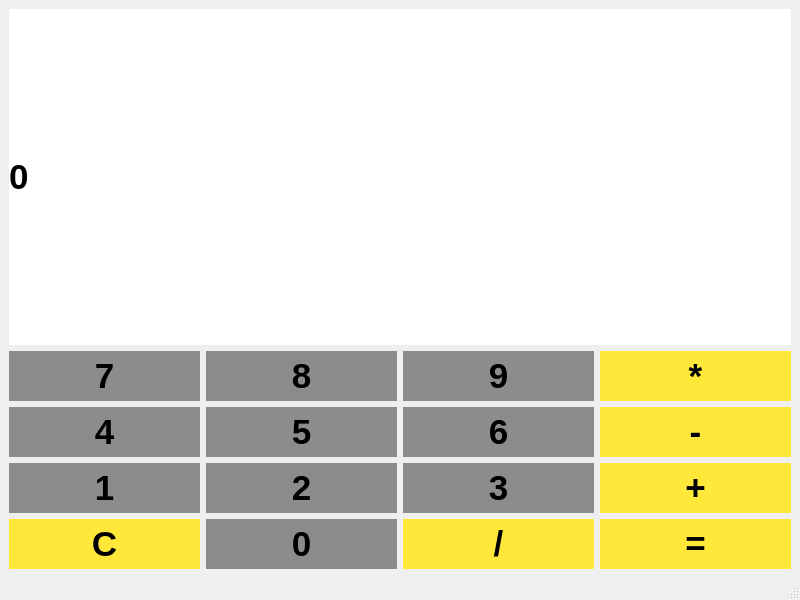
<?xml version="1.0" encoding="UTF-8"?>
<ui version="4.0">
 <class>MainWindow</class>
 <widget class="QMainWindow" name="MainWindow">
  <property name="geometry">
   <rect>
    <x>0</x>
    <y>0</y>
    <width>800</width>
    <height>600</height>
   </rect>
  </property>
  <property name="sizePolicy">
   <sizepolicy hsizetype="Preferred" vsizetype="Expanding">
    <horstretch>0</horstretch>
    <verstretch>0</verstretch>
   </sizepolicy>
  </property>
  <property name="windowTitle">
   <string>MainWindow</string>
  </property>
  <widget class="QWidget" name="centralwidget">
   <layout class="QGridLayout" name="gridLayout">
    <item row="3" column="2">
     <widget class="QPushButton" name="pushButton6">
      <property name="font">
       <font>
        <pointsize>26</pointsize>
        <weight>75</weight>
        <bold>true</bold>
       </font>
      </property>
      <property name="styleSheet">
       <string notr="true">padding:5px;
background-color: rgb(140, 140, 140);
border:1px gray color;</string>
      </property>
      <property name="text">
       <string>6</string>
      </property>
     </widget>
    </item>
    <item row="5" column="1">
     <widget class="QPushButton" name="pushButton0">
      <property name="font">
       <font>
        <pointsize>26</pointsize>
        <weight>75</weight>
        <bold>true</bold>
       </font>
      </property>
      <property name="styleSheet">
       <string notr="true">padding:5px;
background-color: rgb(140, 140, 140);
border:1px gray color;</string>
      </property>
      <property name="text">
       <string>0</string>
      </property>
     </widget>
    </item>
    <item row="4" column="1">
     <widget class="QPushButton" name="pushButton2">
      <property name="font">
       <font>
        <pointsize>26</pointsize>
        <weight>75</weight>
        <bold>true</bold>
       </font>
      </property>
      <property name="styleSheet">
       <string notr="true">padding:5px;
background-color: rgb(140, 140, 140);
border:1px gray color;</string>
      </property>
      <property name="text">
       <string>2</string>
      </property>
     </widget>
    </item>
    <item row="4" column="2">
     <widget class="QPushButton" name="pushButton3">
      <property name="font">
       <font>
        <pointsize>26</pointsize>
        <weight>75</weight>
        <bold>true</bold>
       </font>
      </property>
      <property name="styleSheet">
       <string notr="true">padding:5px;
background-color: rgb(140, 140, 140);
border:1px gray color;</string>
      </property>
      <property name="text">
       <string>3</string>
      </property>
     </widget>
    </item>
    <item row="4" column="0">
     <widget class="QPushButton" name="pushButton1">
      <property name="font">
       <font>
        <pointsize>26</pointsize>
        <weight>75</weight>
        <bold>true</bold>
       </font>
      </property>
      <property name="styleSheet">
       <string notr="true">padding:5px;
background-color: rgb(140, 140, 140);
border:1px gray color;</string>
      </property>
      <property name="text">
       <string>1</string>
      </property>
     </widget>
    </item>
    <item row="2" column="3">
     <widget class="QPushButton" name="pushButtonMul">
      <property name="font">
       <font>
        <pointsize>26</pointsize>
        <weight>75</weight>
        <bold>true</bold>
       </font>
      </property>
      <property name="styleSheet">
       <string notr="true">padding:5px;
background-color: rgb(255, 232, 58);
border:1px gray color;</string>
      </property>
      <property name="text">
       <string>*</string>
      </property>
     </widget>
    </item>
    <item row="5" column="0">
     <widget class="QPushButton" name="pushButtonC">
      <property name="font">
       <font>
        <pointsize>26</pointsize>
        <weight>75</weight>
        <bold>true</bold>
       </font>
      </property>
      <property name="styleSheet">
       <string notr="true">padding:5px;
background-color: rgb(255, 232, 58);
border:1px gray color;</string>
      </property>
      <property name="text">
       <string>C</string>
      </property>
     </widget>
    </item>
    <item row="4" column="3">
     <widget class="QPushButton" name="pushButtonAdd">
      <property name="font">
       <font>
        <pointsize>26</pointsize>
        <weight>75</weight>
        <bold>true</bold>
       </font>
      </property>
      <property name="styleSheet">
       <string notr="true">padding:5px;
background-color: rgb(255, 232, 58);
border:1px gray color;</string>
      </property>
      <property name="text">
       <string>+</string>
      </property>
     </widget>
    </item>
    <item row="2" column="0">
     <widget class="QPushButton" name="pushButton7">
      <property name="font">
       <font>
        <pointsize>26</pointsize>
        <weight>75</weight>
        <bold>true</bold>
       </font>
      </property>
      <property name="styleSheet">
       <string notr="true">padding:5px;
background-color: rgb(140, 140, 140);
border:1px gray color;</string>
      </property>
      <property name="text">
       <string>7</string>
      </property>
     </widget>
    </item>
    <item row="5" column="2">
     <widget class="QPushButton" name="pushButtonDiv">
      <property name="font">
       <font>
        <pointsize>26</pointsize>
        <weight>75</weight>
        <bold>true</bold>
       </font>
      </property>
      <property name="styleSheet">
       <string notr="true">padding:5px;
background-color: rgb(255, 232, 58);
border:1px gray color;</string>
      </property>
      <property name="text">
       <string>/</string>
      </property>
     </widget>
    </item>
    <item row="3" column="1">
     <widget class="QPushButton" name="pushButton5">
      <property name="font">
       <font>
        <pointsize>26</pointsize>
        <weight>75</weight>
        <bold>true</bold>
       </font>
      </property>
      <property name="styleSheet">
       <string notr="true">padding:5px;
background-color: rgb(140, 140, 140);
border:1px gray color;</string>
      </property>
      <property name="text">
       <string>5</string>
      </property>
     </widget>
    </item>
    <item row="2" column="2">
     <widget class="QPushButton" name="pushButton9">
      <property name="font">
       <font>
        <pointsize>26</pointsize>
        <weight>75</weight>
        <bold>true</bold>
       </font>
      </property>
      <property name="styleSheet">
       <string notr="true">padding:5px;
background-color: rgb(140, 140, 140);
border:1px gray color;</string>
      </property>
      <property name="text">
       <string>9</string>
      </property>
     </widget>
    </item>
    <item row="3" column="3">
     <widget class="QPushButton" name="pushButtonSub">
      <property name="font">
       <font>
        <pointsize>26</pointsize>
        <weight>75</weight>
        <bold>true</bold>
       </font>
      </property>
      <property name="styleSheet">
       <string notr="true">padding:5px;
background-color: rgb(255, 232, 58);
border:1px gray color;</string>
      </property>
      <property name="text">
       <string>-</string>
      </property>
     </widget>
    </item>
    <item row="3" column="0">
     <widget class="QPushButton" name="pushButton4">
      <property name="font">
       <font>
        <pointsize>26</pointsize>
        <weight>75</weight>
        <bold>true</bold>
       </font>
      </property>
      <property name="styleSheet">
       <string notr="true">padding:5px;
background-color: rgb(140, 140, 140);
border:1px gray color;</string>
      </property>
      <property name="text">
       <string>4</string>
      </property>
     </widget>
    </item>
    <item row="2" column="1">
     <widget class="QPushButton" name="pushButton8">
      <property name="font">
       <font>
        <pointsize>26</pointsize>
        <weight>75</weight>
        <bold>true</bold>
       </font>
      </property>
      <property name="styleSheet">
       <string notr="true">padding:5px;
background-color: rgb(140, 140, 140);
border:1px gray color;</string>
      </property>
      <property name="text">
       <string>8</string>
      </property>
     </widget>
    </item>
    <item row="5" column="3">
     <widget class="QPushButton" name="pushButtonEqual">
      <property name="font">
       <font>
        <pointsize>26</pointsize>
        <weight>75</weight>
        <bold>true</bold>
       </font>
      </property>
      <property name="styleSheet">
       <string notr="true">padding:5px;
background-color: rgb(255, 232, 58);
border:1px gray color;</string>
      </property>
      <property name="text">
       <string>=</string>
      </property>
     </widget>
    </item>
    <item row="1" column="0" colspan="4">
     <widget class="QLabel" name="label_display">
      <property name="sizePolicy">
       <sizepolicy hsizetype="Preferred" vsizetype="Expanding">
        <horstretch>0</horstretch>
        <verstretch>0</verstretch>
       </sizepolicy>
      </property>
      <property name="font">
       <font>
        <pointsize>26</pointsize>
        <weight>75</weight>
        <bold>true</bold>
       </font>
      </property>
      <property name="styleSheet">
       <string notr="true">background-color: rgb(255, 255, 255);</string>
      </property>
      <property name="text">
       <string>0</string>
      </property>
     </widget>
    </item>
   </layout>
  </widget>
  <widget class="QMenuBar" name="menubar">
   <property name="geometry">
    <rect>
     <x>0</x>
     <y>0</y>
     <width>800</width>
     <height>21</height>
    </rect>
   </property>
  </widget>
  <widget class="QStatusBar" name="statusbar"/>
 </widget>
 <resources/>
 <connections/>
</ui>
